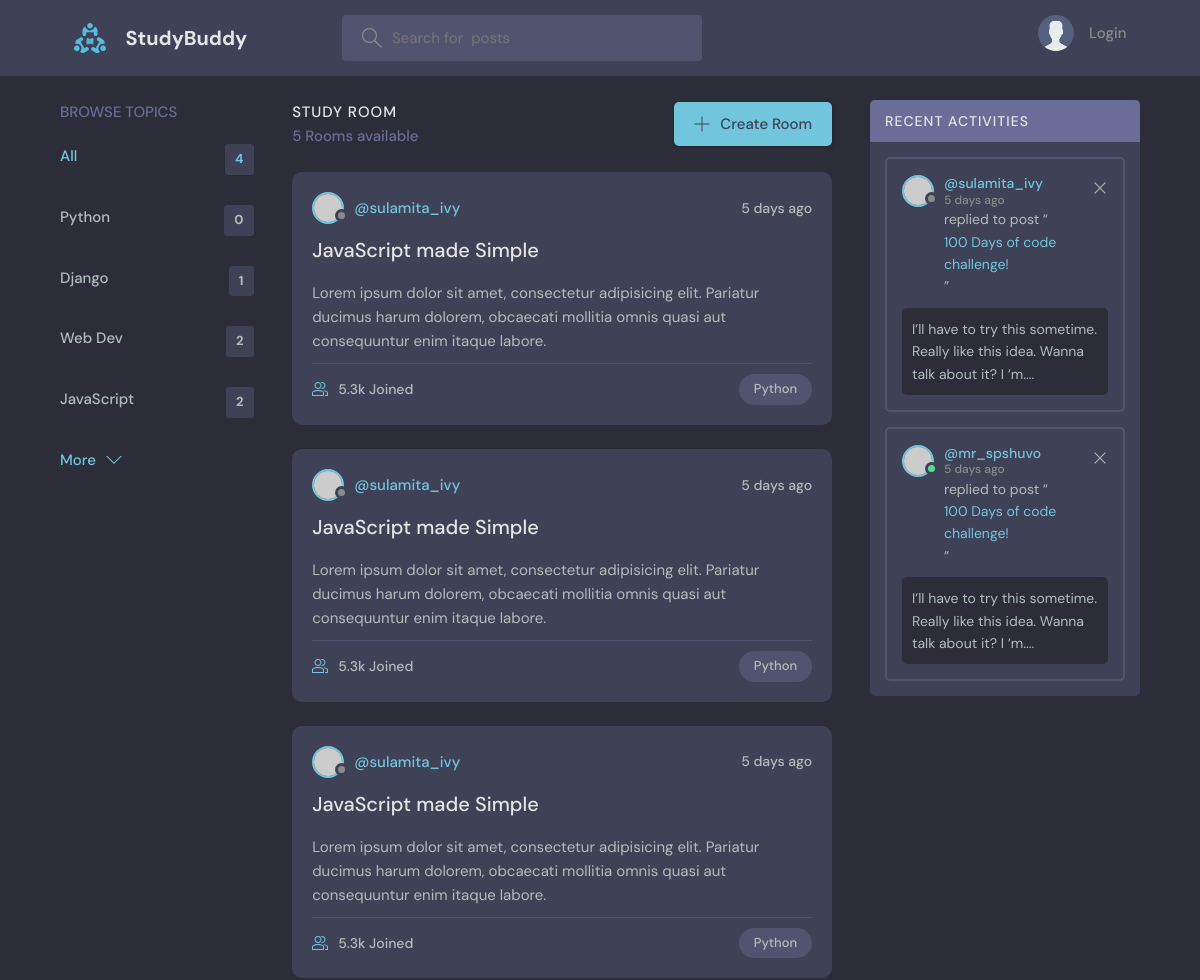
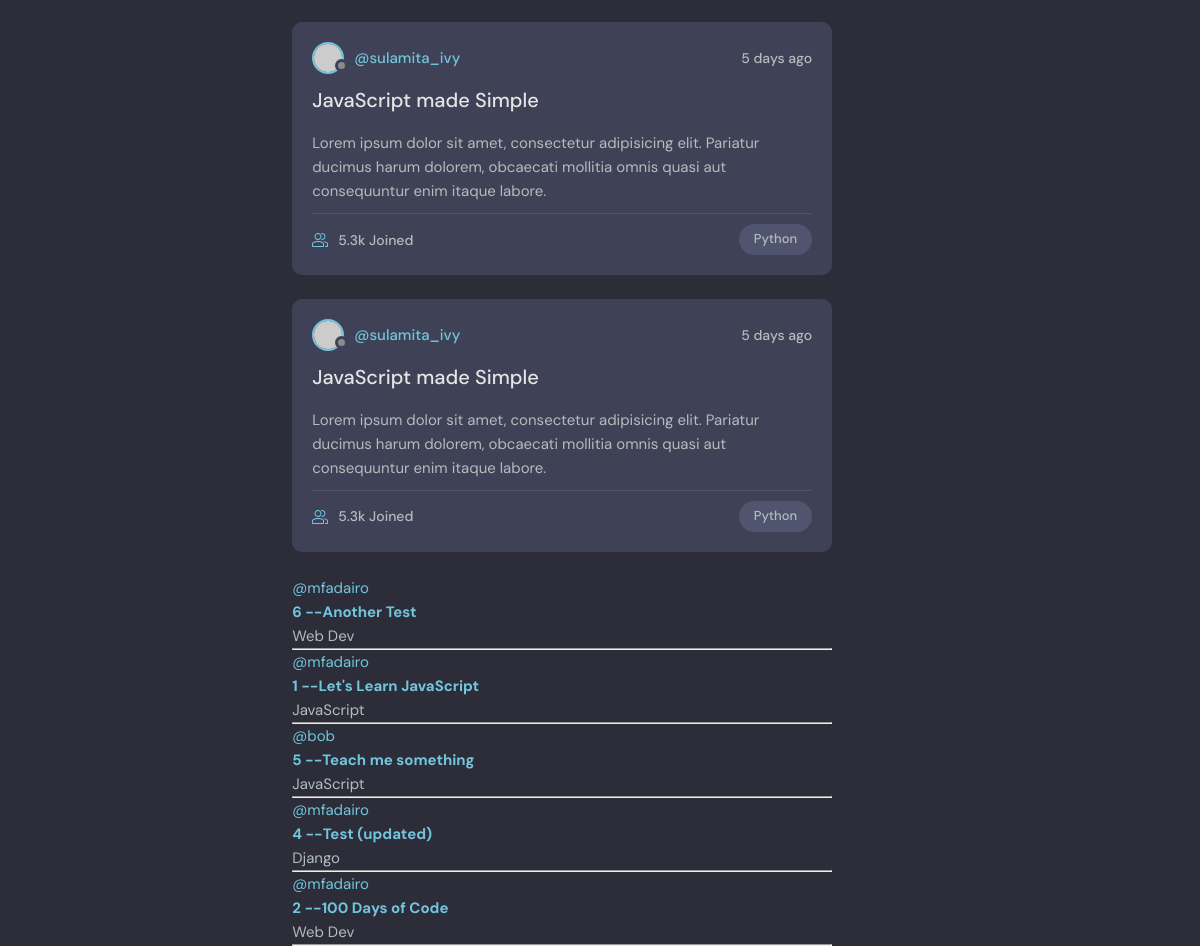
The app's page /, older data (2 pictures, top to bottom).
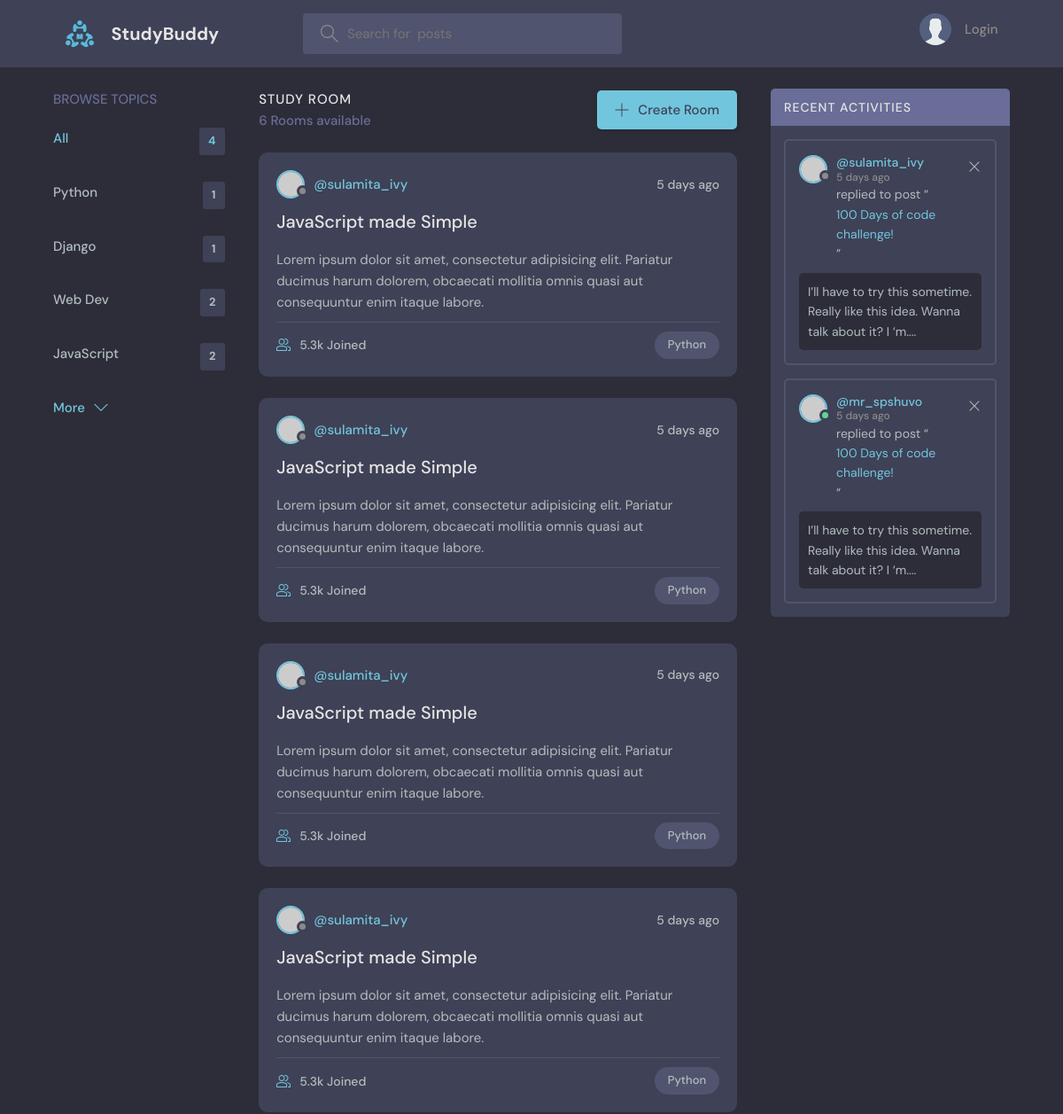
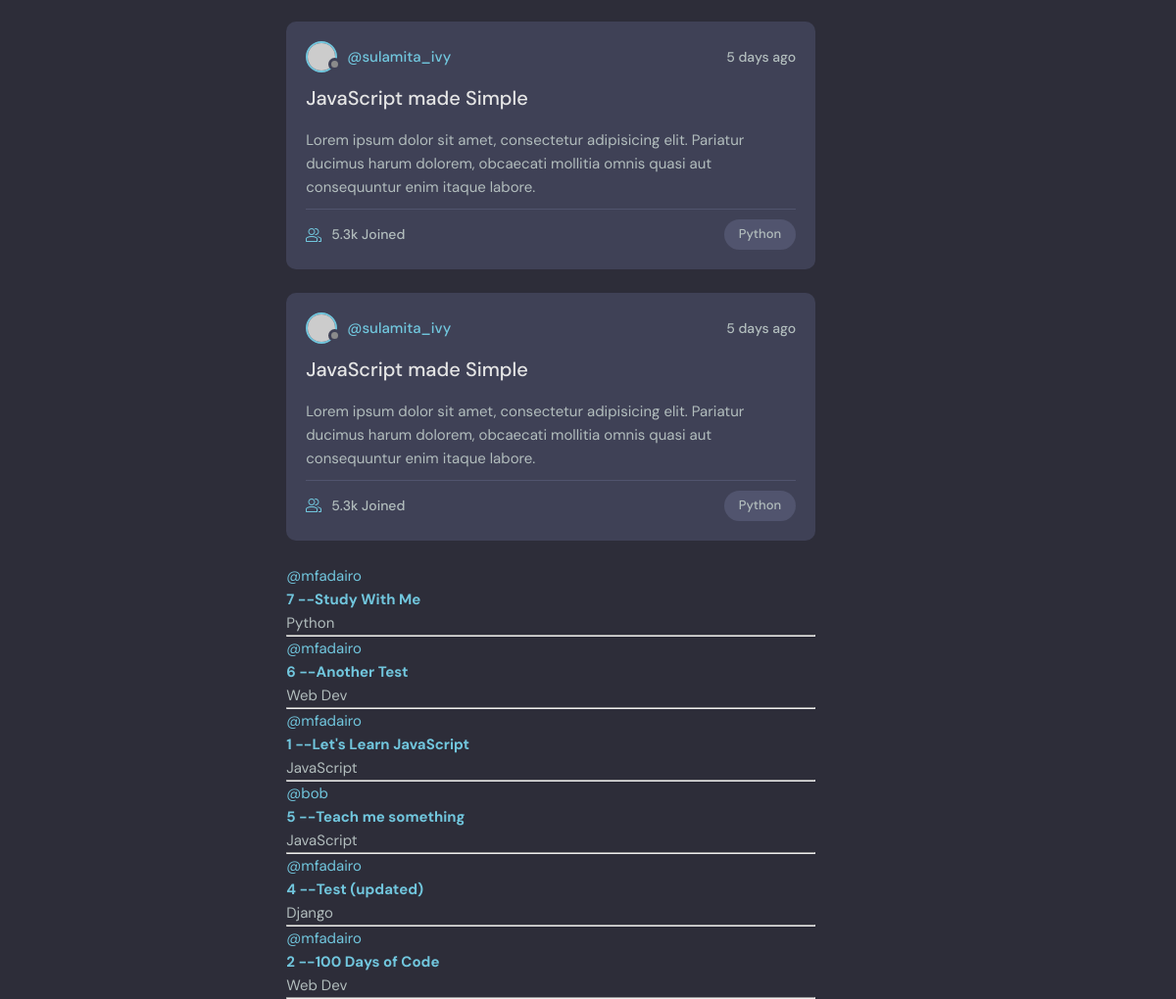
The same page, newer data (2 pictures, top to bottom).
### base/models.py (models this page shows, shortened)
class Topic(models.Model):
    name = models.CharField(max_length=200)

class Room(models.Model):
    host = models.ForeignKey(User, on_delete=models.SET_NULL, null=True)
    topic = models.ForeignKey(Topic, on_delete=models.SET_NULL, null=True)
    name = models.CharField(max_length=200)
    description = models.TextField(null=True, blank=True)
    participants = models.ManyToManyField(User, related_name='participants', blank=True)
    update = models.DateTimeField(auto_now=True)
    created = models.DateTimeField(auto_now_add=True)
    class Meta:
       ordering = ["-update", "-created"]

### base/views.py (the view)
# urls.py: path('', views.home, name="home"),
def home(request):
    q = request.GET.get('q') if request.GET.get('q') != None else ''
    rooms = Room.objects.filter(
        Q(topic__name__icontains=q) |
        Q(name__icontains=q) |
        Q(description__icontains=q)
        )
    topics = Topic.objects.all()
    rooms_count =rooms.count()
    room_messages = Message.objects.filter(Q(room__topic__name__icontains=q))
    context = {'rooms': rooms, 'topics': topics, 'room_count': rooms_count,
               'room_messages': room_messages}
    return render(request, 'base/home.html', context)

### base/templates/base/home.html (shortened to what this page needs)
{% extends 'main.html' %}
{% block content %}
    <main class="layout layout--3">
      <div class="container">
        {% include 'base/topics_component.html' %}
        <div class="roomList">
          <div class="roomList__header">
            <div>
              <h2>Study Room</h2>
              <p>{{room_count}} Rooms available</p>
            </div>
            <a class="btn btn--main" href="create-room.html">
              <svg version="1.1" xmlns="http://www.w3.org/2000/svg" width="32" height="32" viewBox="0 0 32 32">
                <title>add</title>
                <path
                  d="M16.943 0.943h-1.885v14.115h-14.115v1.885h14.115v14.115h1.885v-14.115h14.115v-1.885h-14.115v-14.115z"
                ></path>
              </svg>
              Create Room
            </a>
          </div>
          {% include  'base/feed_component.html' %}
        </div>
        <div class="activities">
          <div class="activities__header">
            <h2>Recent Activities</h2>
          </div>
          <div class="activities__box">
            <div class="activities__boxHeader roomListRoom__header">
              <a href="profile.html" class="roomListRoom__author">
                <div class="avatar avatar--small">
                  <img src="https://randomuser.me/api/portraits/women/11.jpg" />
                </div>
                <p>
                  @sulamita_ivy
                  <span>5 days ago</span>
                </p>
              </a>
              <div class="roomListRoom__actions">
                <a href="#">
                  <svg version="1.1" xmlns="http://www.w3.org/2000/svg" width="32" height="32" viewBox="0 0 32 32">
                    <title>remove</title>
                    <path
                      d="M27.314 6.019l-1.333-1.333-9.98 9.981-9.981-9.981-1.333 1.333 9.981 9.981-9.981 9.98 1.333 1.333 9.981-9.98 9.98 9.98 1.333-1.333-9.98-9.98 9.98-9.981z"
                    ></path>
                  </svg>
                </a>
              </div>
            </div>
            <div class="activities__boxContent">
              <p>replied to post “<a href="room.html">100 Days of code challenge!</a>”</p>
              <div class="activities__boxRoomContent">
                I’ll have to try this sometime. Really like this idea. Wanna talk about it? I ‘m....
              </div>
            </div>
          </div>
          <div class="activities__box">
            <div class="activities__boxHeader roomListRoom__header">
              <a href="profile.html" class="roomListRoom__author">
                <div class="avatar avatar--small active">
                  <img src="https://randomuser.me/api/portraits/men/13.jpg" />
                </div>
                <p>
                  @mr_spshuvo
                  <span>5 days ago</span>
                </p>
              </a>
              <div class="roomListRoom__actions">
                <a href="#">
                  <svg version="1.1" xmlns="http://www.w3.org/2000/svg" width="32" height="32" viewBox="0 0 32 32">
                    <title>remove</title>
                    <path
                      d="M27.314 6.019l-1.333-1.333-9.98 9.981-9.981-9.981-1.333 1.333 9.981 9.981-9.981 9.98 1.333 1.333 9.981-9.98 9.98 9.98 1.333-1.333-9.98-9.98 9.98-9.981z"
                    ></path>
                  </svg>
                </a>
              </div>
            </div>
            <div class="activities__boxContent">
              <p>replied to post “<a href="room.html">100 Days of code challenge!</a>”</p>
              <div class="activities__boxRoomContent">
                I’ll have to try this sometime. Really like this idea. Wanna talk about it? I ‘m....
              </div>
            </div>
          </div>
        </div>
      </div>
    </main>
{% endblock %}

### base/templates/base/topics_component.html
<div class="topics">
    <div class="topics__header">
      <h2>Browse Topics</h2>
    </div>
    <ul class="topics__list">
      <li>
        <a href="{% url 'home' %}" class="active">All <span>{{topics.count}}</span></a>
      </li>
      {% for topic in topics %}
      <li>
        <a href="{% url 'home' %}?q={{topic.name}}">{{topic.name}} <span>{{topic.room_set.all.count}}</span></a>
      </li>
      {% endfor %}
    </ul>
    <a class="btn btn--link" href="topics.html">
      More
      <svg version="1.1" xmlns="http://www.w3.org/2000/svg" width="32" height="32" viewBox="0 0 32 32">
        <title>chevron-down</title>
        <path d="M16 21l-13-13h-3l16 16 16-16h-3l-13 13z"></path>
      </svg>
    </a>
  </div>

### base/templates/base/feed_component.html (shortened to what this page needs)
{% for room in rooms %}
<div class="roomListRoom">
    <div class="roomListRoom__header">
      <a href="profile.html" class="roomListRoom__author">
        <div class="avatar avatar--small">
          <img src="https://randomuser.me/api/portraits/women/11.jpg" />
        </div>
        <span>@sulamita_ivy</span>
      </a>
      <div class="roomListRoom__actions">
        <span>5 days ago</span>
      </div>
    </div>
    <div class="roomListRoom__content">
      <a href="room.html">JavaScript made Simple</a>
      <p>
        Lorem ipsum dolor sit amet, consectetur adipisicing elit. Pariatur ducimus harum dolorem, obcaecati
        mollitia omnis quasi aut consequuntur enim itaque labore.
      </p>
    </div>
    <div class="roomListRoom__meta">
      <a href="room.html" class="roomListRoom__joined">
        5.3k Joined
      </a>
      <p class="roomListRoom__topic">Python</p>
    </div>
  </div>
{% endfor %}
    {% for room in rooms %}
        <div>
            <a href="{% url 'user-profile' room.host.id %}">@{{room.host.username}}</a>
            <a><h5>{{room.id}} -- <a href="{% url 'room' room.id %}">{{room.name}}</a></h5>
            <small>{{room.topic.name}}</small>
            <hr>
        </div>
    {% endfor %}

Row changes from the older to the newer data that the page shows:
computed for Topic "Python": room_set.all.count "0" → "1"
added Room: host.username "mfadairo", id "7", name "Study With Me", topic.name "Python"
Text that changed along with them:
{{ room_count }}: "5" → "6"
